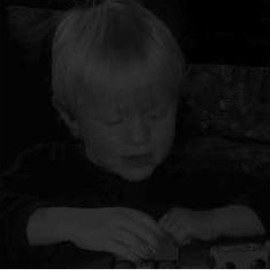
%> input picture mejorar_contraste.PNG, 270 x 271 px
$ octave --eval "result = ecualizacion;"   (GNU Octave 9; MATLAB toolbox functions it lacks are replaced by stand-ins)
%> lines starting %> are read from the running program, lines starting %| are printed output that depends on the picture
function [g,cont_ori,cont_ecua,h,cont_estira] = ecualizacion()
%ecualizacion mejora el constraste de una imagen a traves del metodo de
%ecualizacion del histograma. Tambien se mejora a traves del
%estiramiento con una funcion propia.
%g es la matriz producida por el metodo de ecualizacion, h es la matriz
%prouducida por el estiramiento. cont_ori, cont_ecua, cont_estira son los
%contrastes de: la imagen original, la producida por la ecualizacion y
%la producida por el estiramiento respectivamente.

close all
f=imread('mejorar_contraste.PNG');
%> f is the input picture: size 271x270x3 uint8; min 0, max 255, mean 19.9
f=rgb2gray(f);
%> f: size 271x270 uint8
[n,m]=size(f);
%> n = 271; m = 270
pixeles=0:255;
pixeles=pixeles*0;
frec=pixeles;%frecuencia de cada nivel de intensidad(0:255)
for i=1:n
    for j=1:m
        frec((f(i,j)+1))=frec((f(i,j)+1))+1;
        if f(i,j) ~= 255
            t=double(f(i,j)+1);
            pixeles(t:256)=pixeles(t:256)+1;
        end
    end
end
%> after the loop, frec = 256 values, max 11557 at index 5, min 0 at index 57, mean 285.8; pixeles = 256 values from 3992 to 73022; t = 251

pixeles=round(pixeles*(255/(m*n)));
%> pixeles = 256 values from 14 to 254
g=uint8(zeros(n,m));
for i=1:n
    for j=1:m
        g(i,j)=pixeles(f(i,j)+1);
    end
end
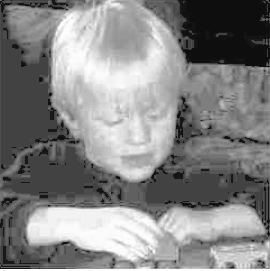
%> g: size 271x270 uint8; min 14, max 254, mean 133.1
%calculo del contraste de la imagen original
promedio=sum(f(:))/(m*n);
%> promedio = 19.88
probabilidad=frec/(m*n);
%> probabilidad = 256 values, max 0.158 at index 5, min 0 at index 57, mean 0.00391
vec=0:255;
aux=((vec-promedio).^2).*probabilidad;
%> aux = 256 values, max 179.8 at index 255, min 0 at index 57, mean 2.28
cont_ori=sum(aux).^(0.5);
%> cont_ori = 24.15
disp(cont_ori);
%| 24.154

%calculo de las frecuencias de los niveles de intensidad de la imagen
%producida por la ecualizacion
pixeles=pixeles*0;
%> pixeles = 256 values from 0 to 0
for i=1:n
    for j=1:m
        pixeles((g(i,j)+1))=pixeles((g(i,j)+1))+1;
    end
end
%> after the loop, pixeles = 256 values, max 11557 at index 67, min 0 at index 1, mean 285.8

%rango de valores originales a cambiar
a=0;
b=50;
%rango de valores destino
c=0;
d=255;

%calculo del contraste de la imagen producida de la ecualizacion
promedio=sum(g(:))/(m*n);
%> promedio = 133.1
probabilidad=pixeles/(m*n);
%> probabilidad = 256 values, max 0.158 at index 67, min 0 at index 1, mean 0.00391
aux=((vec-promedio).^2).*probabilidad;
%> aux = 256 values, max 773.3 at index 15, min 0 at index 1, mean 18.95
cont_ecua=sum(aux).^(0.5);
%> cont_ecua = 69.66

%precalculo aplicando los valores de estiramiento de la imagen
valores_precalculados=0:255;
valores_precalculados((a+1):(b+1))=round(((d-c)/(b-a))*valores_precalculados((a+1):(b+1))-((d-c)/(b-a))*a)+c;
h=uint8(zeros(n,m));%matriz producida por estiramiento de la imagen
%reemplazo en la imagen por su valor correspondiente
for i=1:n
    for j=1:m
        h(i,j)=uint8(valores_precalculados(f(i,j)+1));
    end
end
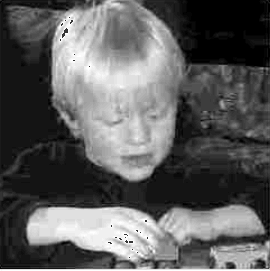
%> h: size 271x270 uint8; min 0, max 255, mean 93.8

%calculo de las frecuencias de los niveles de intensidad de la imagen
%producida por el estiramiento
pixeles=pixeles*0;
%> pixeles = 256 values from 0 to 0
for i=1:n
    for j=1:m
        pixeles((h(i,j)+1))=pixeles((h(i,j)+1))+1;
    end
end
%> after the loop, pixeles = 256 values, max 11557 at index 21, min 0 at index 2, mean 285.8
%calculo del contraste de la imagen producida por el estiramiento
promedio=sum(h(:))/(m*n);
%> promedio = 93.84
probabilidad=pixeles/(m*n);
%> probabilidad = 256 values, max 0.158 at index 21, min 0 at index 2, mean 0.00391
aux=((vec-promedio).^2).*probabilidad;
%> aux = 256 values, max 861.2 at index 21, min 0 at index 2, mean 23.29
cont_estira=sum(aux).^(0.5);
%> cont_estira = 77.21
figure, imhist(f), figure, imhist(g), figure, imhist(h);
%> after `imhist(f)`:
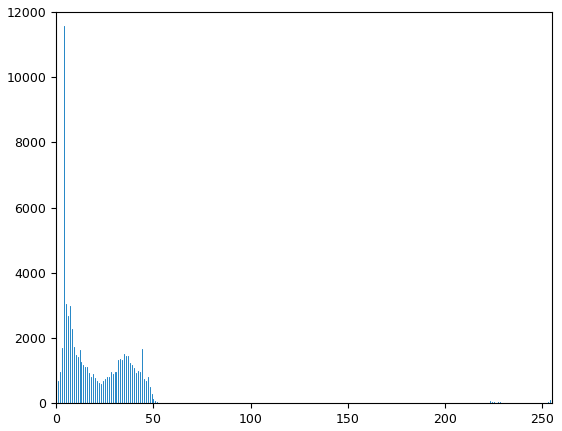
%> figure redrawn from the program's plot data; highest point at x = 4, y = 11557
%> after `imhist(g)`:
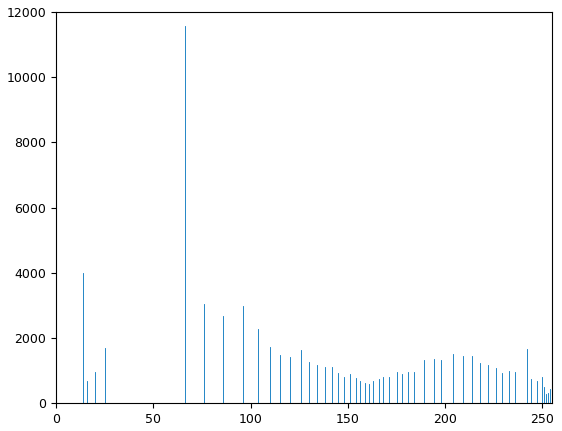
%> figure redrawn from the program's plot data; highest point at x = 66, y = 11557
%> after `imhist(h)`:
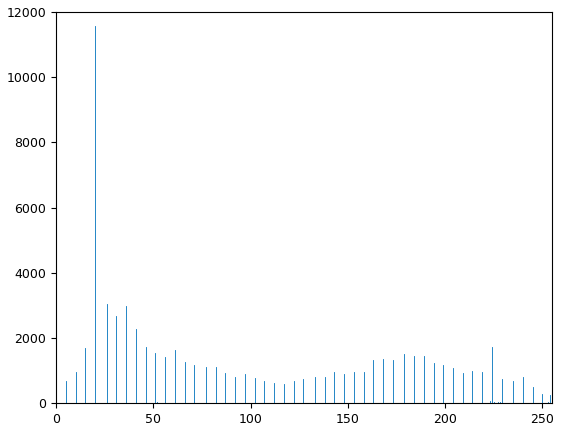
%> figure redrawn from the program's plot data; highest point at x = 20, y = 11557
figure, imshow(f), figure, imshow(g), figure, imshow(h);
